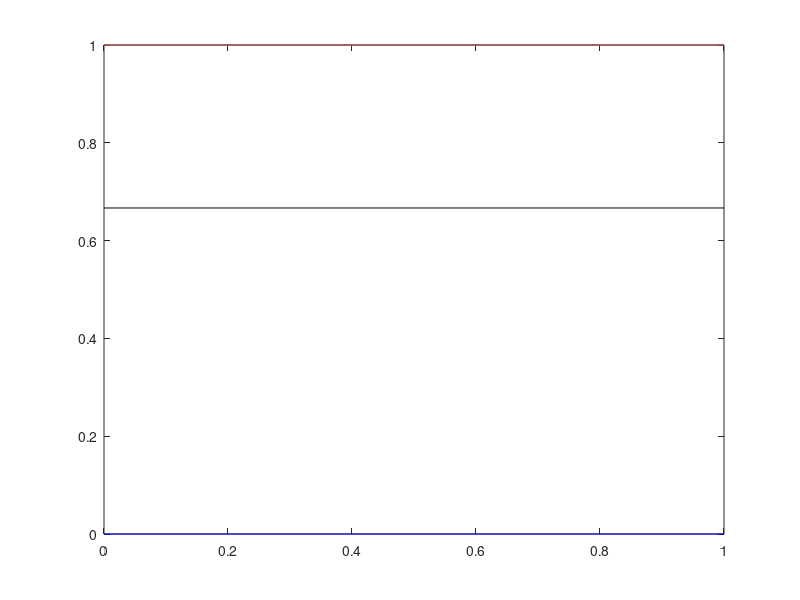

MATLAB code for this plot: (Note: this script raises an error after producing the figure.)
% Completion comparison with 
% or without the algoritm.
% 
clc;
clear;

x=[0 0.1 0.2 0.3 0.4 0.5 0.6 0.7 0.8 0.9 1];
Y1_100=[0 0 0 0 0 0 0 0 0 0 0];
Y1_200=[0.6667 0.6667 0.6667 0.6667 0.6667 0.6667 0.6667 0.6667 0.6667 0.6667 0.6667];
Y1_300=[1 1 1 1 1 1 1 1 1 1 1];
Y1_400=[1 1 1 1 1 1 1 1 1 1 1];
Y1_500=[1 1 1 1 1 1 1 1 1 1 1];
% bar(y010,0.5)
figure
 h1 = plot(x,Y1_100,'-blue');hold on;
      plot(x,Y1_200,'-black');hold on;
      plot(x,Y1_300,'-c');    hold on;
      plot(x,Y1_400,'-red');  hold on;
      plot(x,Y1-500,'-green'); hold on;
 % h2 = plot(x,y1,'-*red');
 xlabel('Number of Nodes');
 ylabel('Task Completion Rate');
 
%set(gca,'YTickLabel',{'0','20%','40%','60%','80%','100%',' '})
grid on;
%axis([100,520,0,1.2])
%legend('Y0 Direct allocation of tasks','Y1 task allocation with LCBPA','Location','SouthEast');
%([0,520,0,160]);